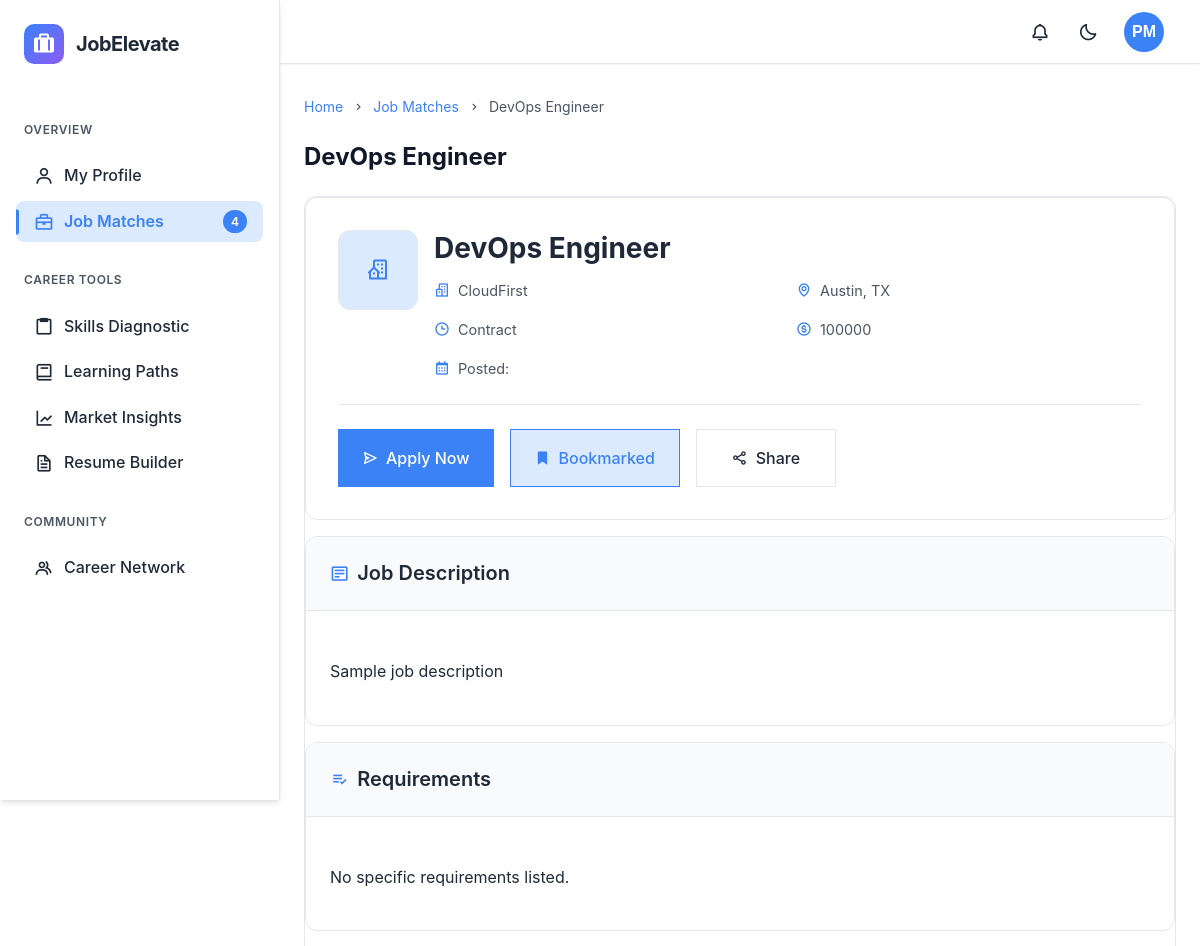
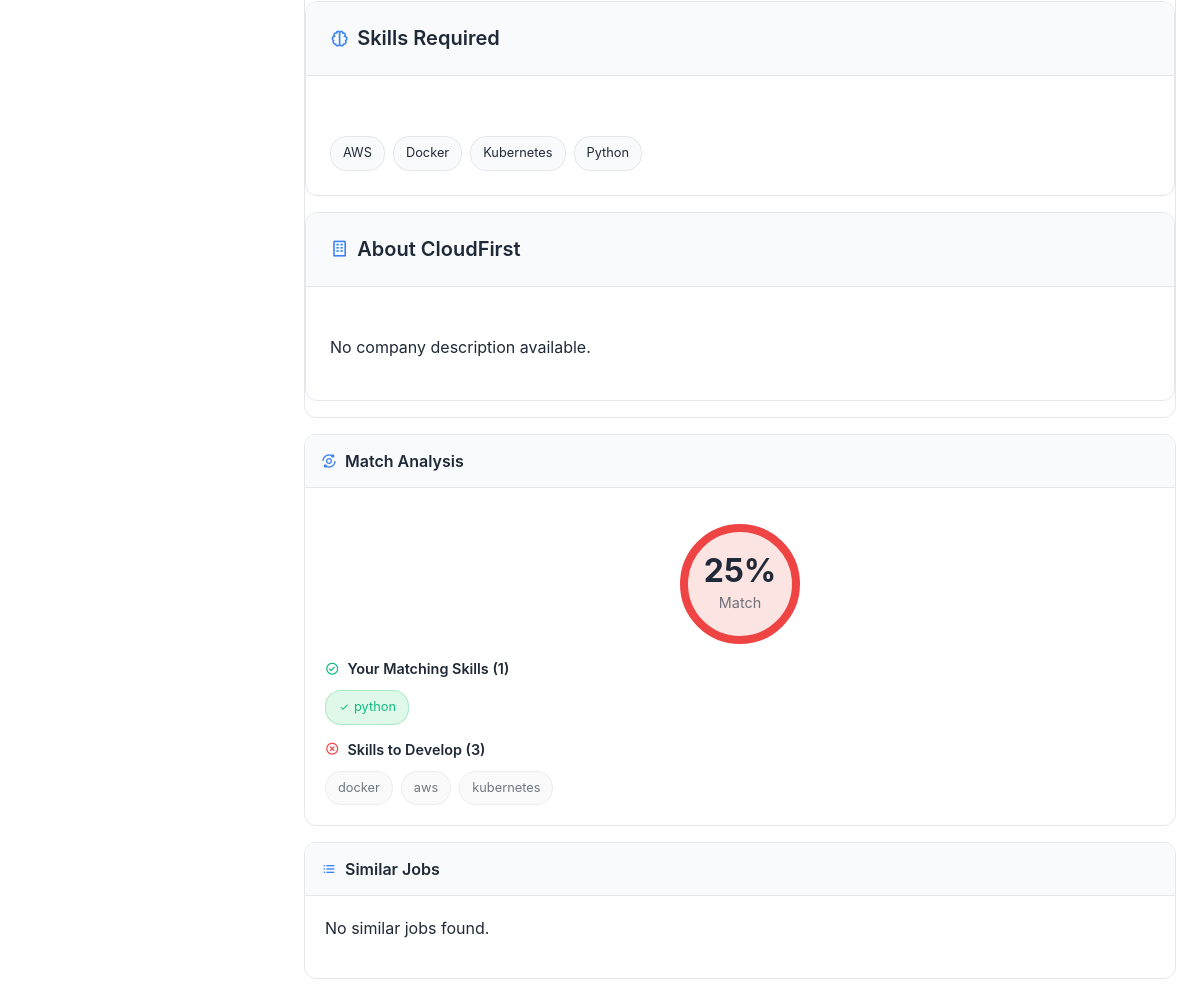
The page /jobs/job/5/ (signed in) on the database its author committed (2 pictures, top to bottom).
### recruiter/models.py (models this page shows, shortened)
class Job(models.Model):
    JOB_STATUS_CHOICES = [
        ('Open', 'Open'),
        ('Closed', 'Closed'),
        ('Paused', 'Paused'),
        ('Filled', 'Filled'),
    ]
    JOB_TYPE_CHOICES = [
        ('Full-time', 'Full-time'),
        ('Part-time', 'Part-time'),
        ('Internship', 'Internship'),
        ('Remote', 'Remote'),
        ('Contract', 'Contract'),
        ('Freelance', 'Freelance'),
    ]
    title = models.CharField(_('job title'), max_length=255)
    company = models.CharField(_('company'), max_length=255)
    location = models.CharField(_('location'), max_length=255)
    job_type = models.CharField(_('job type'), max_length=50, choices=JOB_TYPE_CHOICES)
    salary = models.CharField(_('salary range'), max_length=100, blank=True, null=True)
    experience = models.IntegerField(_('experience required (years)'), default=0)
    description = models.TextField(_('job description'))
    status = models.CharField(_('job status'), max_length=10, choices=JOB_STATUS_CHOICES, default='Open')
    skills = models.JSONField(_('required skills'), default=list)
    created_at = models.DateTimeField(auto_now_add=True)
    updated_at = models.DateTimeField(auto_now=True)
    posted_by = models.ForeignKey(
        settings.AUTH_USER_MODEL,
        on_delete=models.CASCADE,
        related_name='posted_jobs',
        limit_choices_to={'user_type': 'recruiter'}
    )
    class Meta:
        ordering = ['-created_at']
        verbose_name = _('job')
        verbose_name_plural = _('jobs')

### jobs/views.py (the view)
# urls.py: path('job/<int:job_id>/', views.job_detail, name='job_detail'),
@login_required
def job_detail(request, job_id):
    job = get_object_or_404(Job, id=job_id, status='Open')
    recommender.track_job_view(request.user, job)
    already_applied = Application.objects.filter(
        job=job,
        applicant=request.user
    ).exists()
    is_bookmarked = JobBookmark.objects.filter(
        job=job,
        user=request.user
    ).exists()
    similar_jobs = Job.objects.filter(
        status='Open',
        skills__overlap=job.skills
    ).exclude(id=job_id)[:5]
    user_skills = request.user.get_skills_list()
    match_score = 0
    if user_skills and job.skills:
        user_skills_set = set([skill.lower().strip() for skill in user_skills])
        job_skills_set = set([skill.lower().strip() for skill in job.skills])
        if user_skills_set and job_skills_set:
            matching_skills = user_skills_set.intersection(job_skills_set)
            match_score = int((len(matching_skills) / len(job_skills_set)) * 100)
    context = {
        'job': job,
        'already_applied': already_applied,
        'is_bookmarked': is_bookmarked,
        'similar_jobs': similar_jobs,
        'match_score': match_score,
        'matching_skills': user_skills_set.intersection(job_skills_set) if user_skills and job.skills else [],
        'missing_skills': job_skills_set - user_skills_set if user_skills and job.skills else []
    }
    return render(request, 'jobs/job_detail.html', context)

### accounts/models.py (called while the page is built)
    def get_skills_list(self):
        return [skill.strip() for skill in self.technical_skills.split(',')] if self.technical_skills else []

### backend/context_processors.py (called while the page is built)
def user_initials(request):
    if request.user.is_authenticated:
        full_name = request.user.full_name.strip() if request.user.full_name else ""
        name_parts = full_name.split()
        if len(name_parts) >= 2:
            initials = name_parts[0][0].upper() + name_parts[-1][0].upper()
        elif len(name_parts) == 1:
            initials = name_parts[0][0].upper()
        else:
            initials = "US"
    else:
        initials = "US"
    return {
        'user_initials': initials
    }

### dashboard/context_processors.py (called while the page is built)
def dashboard_context(request):
    context = {}
    if request.user.is_authenticated:
        user = request.user
        full_name = user.full_name.strip() if user.full_name else ""
        name_parts = full_name.split()
        if len(name_parts) >= 2:
            initials = name_parts[0][0].upper() + name_parts[-1][0].upper()
        elif len(name_parts) == 1:
            initials = name_parts[0][0].upper()
        else:
            initials = "US"
        job_match_count = user.get_job_matches_count()
        context.update({
            'user_initials': initials,
            'job_match_count': job_match_count,
        })
    return context

### jobs/recommendation_engine.py (called while the page is built, shortened)
    def update_user_similarities(self, user):
        try:
            other_users = User.objects.filter(
                user_type=user.user_type
            ).exclude(id=user.id)
        except Exception as e:
            logger.error(f"Error updating user similarities for user {user.id}: {str(e)}")

    def track_job_view(self, user, job):
        try:
            job_view, created = JobView.objects.get_or_create(
                user=user,
                job=job,
                defaults={'view_count': 1}
            )
            if not created:
                job_view.view_count += 1
                job_view.viewed_at = timezone.now()
                job_view.save()
            JobRecommendation.objects.filter(user=user, job=job).update(is_viewed=True)
            self.collaborative_recommender.update_user_similarities(user)
        except Exception as e:
            logger.error(f"Error tracking job view for user {user.id}, job {job.id}: {str(e)}")

### jobs/templates/jobs/job_detail.html (shortened to what this page needs)
{% extends 'dashboard/base.html' %}
{% load static %}
{% block content %}
<div class="breadcrumb">
    <div class="breadcrumb-item">
        <a href="{% url 'dashboard:home' %}" class="breadcrumb-link">Home</a>
        <i class='bx bx-chevron-right'></i>
    </div>
    <div class="breadcrumb-item">
        <a href="{% url 'jobs:job_listings' %}" class="breadcrumb-link">Job Matches</a>
        <i class='bx bx-chevron-right'></i>
    </div>
    <div class="breadcrumb-item">
        <span>{{ job.title }}</span>
    </div>
</div>
<div class="page-content-header">
    <h1 class="page-title">{{ job.title }}</h1>
</div>
<div class="content-section">
    <div class="job-header-card">
                <div class="job-header-content">
                    {% if job.company_logo %}
                    <div class="company-logo">
                        <img src="{{ job.company_logo.url }}" alt="{{ job.company }} logo">
                    </div>
                    {% else %}
                    <div class="company-logo company-placeholder">
                        <i class='bx bx-building-house'></i>
                    </div>
                    {% endif %}
                    <div class="job-header-info">
                        <h1 class="job-title">{{ job.title }}</h1>
                        <div class="job-meta">
                            <div class="job-meta-item">
                                <i class='bx bx-buildings'></i>
                                <span>{{ job.company }}</span>
                            </div>
                            <div class="job-meta-item">
                                <i class='bx bx-map'></i>
                                <span>{{ job.location }}</span>
                            </div>
                            <div class="job-meta-item">
                                <i class='bx bx-time'></i>
                                <span>{{ job.job_type }}</span>
                            </div>
                            {% if job.salary %}
                            <div class="job-meta-item">
                                <i class='bx bx-dollar-circle'></i>
                                <span>{{ job.salary }}</span>
                            </div>
                            {% endif %}
                            <div class="job-meta-item">
                                <i class='bx bx-calendar'></i>
                                <span>Posted: {{ job.posted_at|date:"M d, Y" }}</span>
                            </div>
                        </div>
                    </div>
                </div>
                <div class="job-actions">
                    {% if not already_applied %}
                    <button id="applyBtn" class="btn btn-primary btn-lg">
                        <i class='bx bx-send'></i> Apply Now
                    </button>
                    {% else %}
                    <button class="btn btn-success btn-lg" disabled>
                        <i class='bx bx-check'></i> Applied
                    </button>
                    {% endif %}
                    <button id="bookmarkBtn" class="btn btn-outline btn-lg {% if is_bookmarked %}bookmarked{% endif %}" data-job-id="{{ job.id }}">
                        <i class='bx {% if is_bookmarked %}bxs-bookmark{% else %}bx-bookmark{% endif %}'></i>
                        <span>{% if is_bookmarked %}Bookmarked{% else %}Bookmark{% endif %}</span>
                    </button>
                    <button class="btn btn-outline btn-lg share-btn">
                        <i class='bx bx-share-alt'></i> Share
                    </button>
                </div>
            </div>
            <div class="content-section">
                <div class="section-header">
                    <h2 class="section-title"><i class='bx bx-detail'></i> Job Description</h2>
                </div>
                <div class="section-content job-description">
                    {{ job.description|linebreaks }}
                </div>
            </div>
            <div class="content-section">
                <div class="section-header">
                    <h2 class="section-title"><i class='bx bx-list-check'></i> Requirements</h2>
                </div>
                <div class="section-content">
                    {% if job.requirements %}
                        {{ job.requirements|linebreaks }}
                    {% else %}
                        <p>No specific requirements listed.</p>
                    {% endif %}
                </div>
            </div>
            <div class="content-section">
                <div class="section-header">
                    <h2 class="section-title"><i class='bx bx-brain'></i> Skills Required</h2>
                </div>
                <div class="section-content">
                    <div class="skills-container">
                        {% for skill in job.skills %}
                        <span class="skill-tag {% if skill in matching_skills %}skill-match{% endif %}">
                            {{ skill }}
                        </span>
                        {% empty %}
                        <p>No specific skills listed.</p>
                        {% endfor %}
                    </div>
                </div>
            </div>
            <div class="content-section">
                <div class="section-header">
                    <h2 class="section-title"><i class='bx bx-building'></i> About {{ job.company }}</h2>
                </div>
                <div class="section-content">
                    {% if company_description %}
                        {{ company_description|linebreaks }}
                    {% else %}
                        <p>No company description available.</p>
                    {% endif %}
                </div>
            </div>
        </div>
        <div class="job-sidebar">
            <div class="sidebar-card match-score-card">
                <div class="card-header">
                    <h3><i class='bx bx-analyse'></i> Match Analysis</h3>
                </div>
                <div class="card-body">
                    <div class="match-score-indicator">
                        <div class="score-circle {% if match_score >= 80 %}excellent{% elif match_score >= 60 %}good{% elif match_score >= 40 %}moderate{% else %}low{% endif %}">
                            <span class="score-number">{{ match_score }}%</span>
                            <span class="score-label">Match</span>
                        </div>
                    </div>
                    <div class="skills-match">
                        <h4><i class='bx bx-check-circle'></i> Your Matching Skills ({{ matching_skills|length }})</h4>
                        <div class="skills-container">
                            {% for skill in matching_skills %}
                            <span class="skill-tag skill-match"><i class='bx bx-check'></i> {{ skill }}</span>
                            {% empty %}
                            <p>You don't have any matching skills yet.</p>
                            {% endfor %}
                        </div>
                    </div>
                    <div class="skills-missing">
                        <h4><i class='bx bx-x-circle'></i> Skills to Develop ({{ missing_skills|length }})</h4>
                        <div class="skills-container">
                            {% for skill in missing_skills %}
                            <span class="skill-tag skill-missing">{{ skill }}</span>
                            {% empty %}
                            <p>You have all the required skills!</p>
                            {% endfor %}
                        </div>
                    </div>
                </div>
            </div>
            <div class="sidebar-card similar-jobs-card">
                <div class="card-header">
                    <h3><i class='bx bx-list-ul'></i> Similar Jobs</h3>
                </div>
                <div class="card-body">
                    <div class="similar-jobs-list">
                        {% for similar_job in similar_jobs %}
                        <a href="{% url 'jobs:job_detail' similar_job.id %}" class="similar-job-item">
                            <div class="similar-job-info">
                                <h4>{{ similar_job.title }}</h4>
                                <div class="job-meta">
                                    <span><i class='bx bx-buildings'></i> {{ similar_job.company }}</span>
                                    <span><i class='bx bx-map'></i> {{ similar_job.location }}</span>
                                </div>
                            </div>
                            <i class='bx bx-right-arrow-alt'></i>
                        </a>
                        {% empty %}
                        <p>No similar jobs found.</p>
                        {% endfor %}
                    </div>
                </div>
            </div>
        </div>
    </div>
{% endblock %}

### rows shown on the page
Job: title "DevOps Engineer", company "CloudFirst", location "Austin, TX", job_type "Contract", salary "100000", description "Sample job description"

### other values the page prints
{{ job_match_count }} "4"
{{ user_initials }} "PM"
{{ skill }} "AWS" "Docker" "Kubernetes" "Python"
{{ match_score }} "25"
{{ matching_skills|length }} "1"
{{ skill }} "python"
{{ missing_skills|length }} "3"
{{ skill }} "docker" "aws" "kubernetes"
